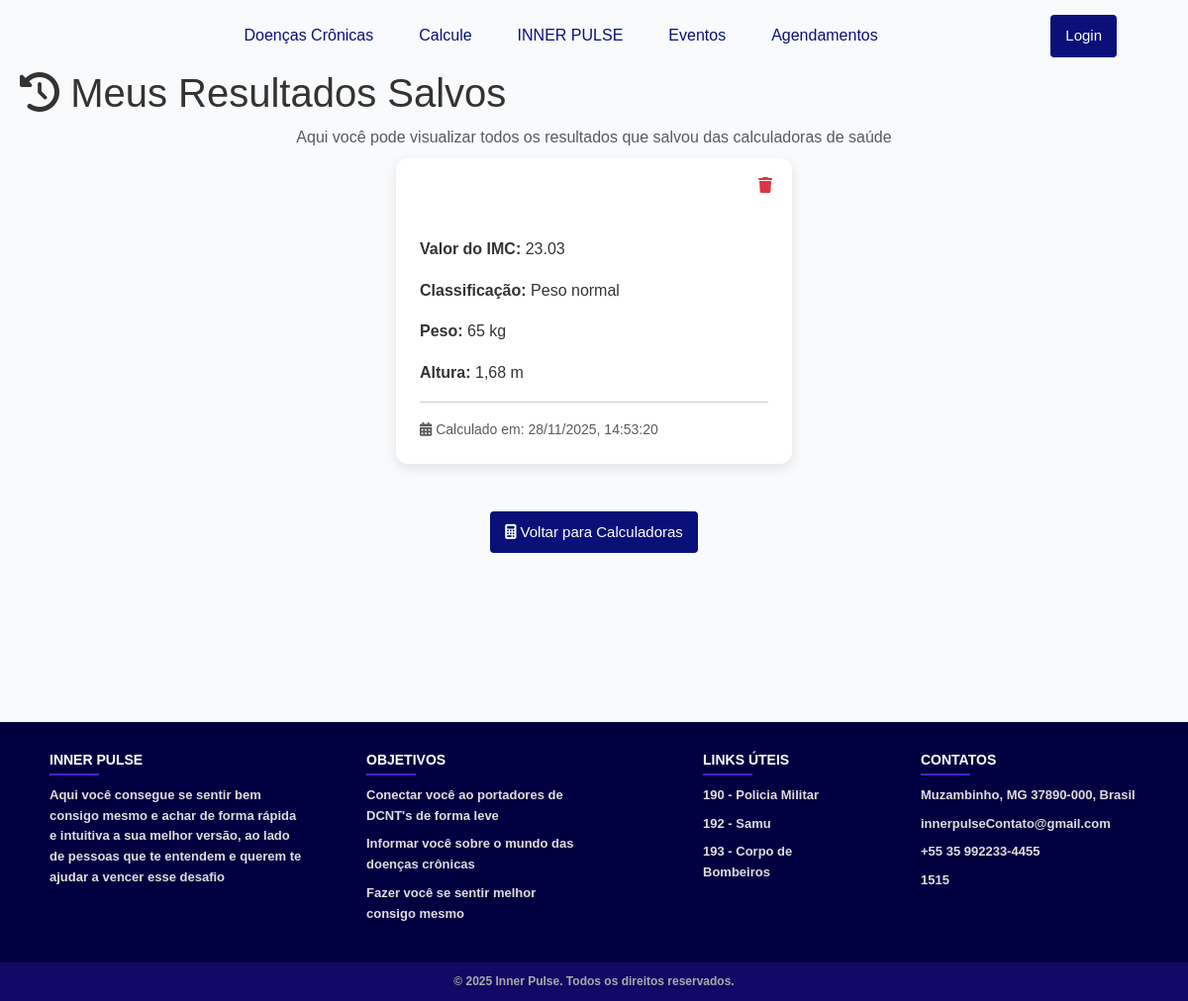
Screenshot of /meus-resultados/ (signed in) with the database file from the repository.
### app/models.py (models this page shows, shortened)
class ResultadoCalculadora(models.Model):
    TIPO_CHOICES = [
        ('imc', 'IMC'),
        ('glicose', 'Glicose'),
        ('agua', 'Hidratação Diária'),
        ('pressao', 'Pressão Arterial'),
    ]
    usuario = models.ForeignKey(User, on_delete=models.CASCADE)
    tipo_calculo = models.CharField(max_length=20, choices=TIPO_CHOICES)
    resultado = models.JSONField()
    data_criacao = models.DateTimeField(default=timezone.now)
    class Meta:
        ordering = ['-data_criacao']
        verbose_name = "Resultado da Calculadora"
        verbose_name_plural = "Resultados da Calculadora"

### app/views.py (the view)
# urls.py: path('meus-resultados/', MeusResultadosView.as_view(), name='meus_resultados'),
class MeusResultadosView(LoginRequiredMixin, View):
    def get(self, request):
        resultados = ResultadoCalculadora.objects.filter(usuario=request.user)
        return render(request, 'meus_resultados.html', {'resultados': resultados})

### app/templates/meus_resultados.html (shortened to what this page needs)
{% extends "base.html" %}
{% block content %}
<div class="resultados-container">
    <div class="container">
        <div class="row">
            <div class="col-md-12">
                <h1 class="page-title">
                    <i class="fas fa-history"></i> Meus Resultados Salvos
                </h1>
                <p class="text-muted text-center mb-4">
                    Aqui você pode visualizar todos os resultados que salvou das calculadoras de saúde
                </p>
                {% if resultados %}
                    <div class="resultados-horizontal">
                        {% for resultado in resultados %}
                        <div class="resultado-card">
                            <div class="card-header card-header-resultados d-flex justify-content-between align-items-center">
                                <strong>
                                    <i class="fas
                                        {% if resultado.tipo_calculo == 'imc' %}fa-weight-scale
                                        {% elif resultado.tipo_calculo == 'glicose' %}fa-tint
                                        {% elif resultado.tipo_calculo == 'agua' %}fa-glass-water
                                        {% else %}fa-heart-pulse{% endif %}
                                    "></i>
                                </strong>
                                <div>
                                    <small class="text-white me-2">{{ resultado.data_criacao|date:"d/m/Y" }}</small>
                                    <a href="{% url 'deletar_resultado' resultado.id %}"
                                       onclick="return confirm('Tem certeza que quer excluir?')"
                                       class="text-danger">
                                        <i class="fas fa-trash"></i>
                                    </a>
                                </div>
                            </div>
                            <div class="card-body card-body-resultados">
                                {% if resultado.tipo_calculo == 'imc' %}
                                    <p><strong>Valor do IMC:</strong> {{ resultado.resultado.valor }}</p>
                                    <p><strong>Classificação:</strong> {{ resultado.resultado.classificacao }}</p>
                                    <p><strong>Peso:</strong> {{ resultado.resultado.peso }} kg</p>
                                    <p><strong>Altura:</strong> {{ resultado.resultado.altura }} m</p>
                                {% elif resultado.tipo_calculo == 'agua' %}
                                    <p><strong>Água Recomendada:</strong> {{ resultado.resultado.agua_ml }} ml</p>
                                    <p><strong>Copos de 200ml:</strong> {{ resultado.resultado.copos }} copos</p>
                                    <p><strong>Peso Considerado:</strong> {{ resultado.resultado.peso }} kg</p>
                                {% endif %}
                                <hr class="my-3">
                                <p class="text-muted small mb-0">
                                    <i class="fas fa-calendar-alt"></i>
                                    Calculado em: {{ resultado.resultado.data }}
                                </p>
                            </div>
                        </div>
                        {% endfor %}
                    </div>
                    <div class="text-center mt-5">
                        <a href="{% url 'calcule' %}" class="btn btn-primary">
                            <i class="fas fa-calculator"></i> Voltar para Calculadoras
                        </a>
                    </div>
                {% endif %}
            </div>
        </div>
    </div>
</div>
{% endblock %}

### app/static/css/index.css (style rules this page uses)
body { margin: 0; font-family: Arial, sans-serif; }
.text-center { text-align: center; }
.mb-4 { margin-bottom: 0.5rem !important; }
.card-body { padding: 1.5rem; }

### app/static/css/base.css (style rules this page uses)
* { margin: 0; padding: 0; }

### app/static/css/partials/_footer.css (style rules this page uses)
body { min-height: 100vh; display: flex; flex-direction: column; margin: 0; }

### app/static/css/doenca.css (style rules this page uses)
body { margin: 0; font-family: Arial, sans-serif; background-image: url('../imagens/pgDoenca.jpg'); background-size: cover; background-position: center; background-color: #f5f5f5; }
.btn { display: inline-block; padding: 10px 15px; background-color: rgb(9, 17, 121); color: white; text-decoration: none; border-radius: 4px; font-size: 15px; font-weight: 500; transition: background-color 0.3s ease; border: none; cursor: pointer; }

### app/static/css/calcule.css (style rules this page uses)
body, html { margin: 0; font-family: Arial, sans-serif; background-color: #f5f5f5 !important; height: 100%; margin: 0; padding: 0; }

### app/static/css/evento.css (style rules this page uses)
* { margin: 0; padding: 0; box-sizing: border-box; }
body { font-family: 'Segoe UI', Tahoma, Geneva, Verdana, sans-serif; background-color: #f5f5f5; color: #333; line-height: 1.6; }
.container { max-width: 1200px; margin: 40px auto; padding: 0 20px; }

### app/static/css/login.css (style rules this page uses)
body { margin: 0; padding: 0; font-family: Arial, sans-serif; }

### app/templates/meus_resultados.html (style rules this page uses)
.resultados-container { margin-top: 0; padding-top: 30px; min-height: calc(100vh - 70px); background-color: #f8fafc; }
.resultados-horizontal { display: flex; flex-wrap: wrap; gap: 20px; justify-content: center; padding: 0 15px; }
.resultado-card { flex: 0 0 calc(33.333% - 20px); min-width: 300px; max-width: 400px; border: none; border-radius: 12px; box-shadow: 0 4px 12px rgba(0, 0, 0, 0.1); background: #fff; margin-bottom: 0; }
.card-header-resultados { background: linear-gradient(135deg, #073567); color: white; border-radius: 12px 12px 0 0 !important; padding: 15px 20px; border: none; }
@media (max-width: 1200px) { .resultado-card { flex: 0 0 calc(50% - 20px); } }

### rows the page displays
ResultadoCalculadora: resultado.valor "23.03", resultado.classificacao "Peso normal", resultado.peso "65", resultado.altura "1,68", resultado.data "28/11/2025, 14:53:20"
